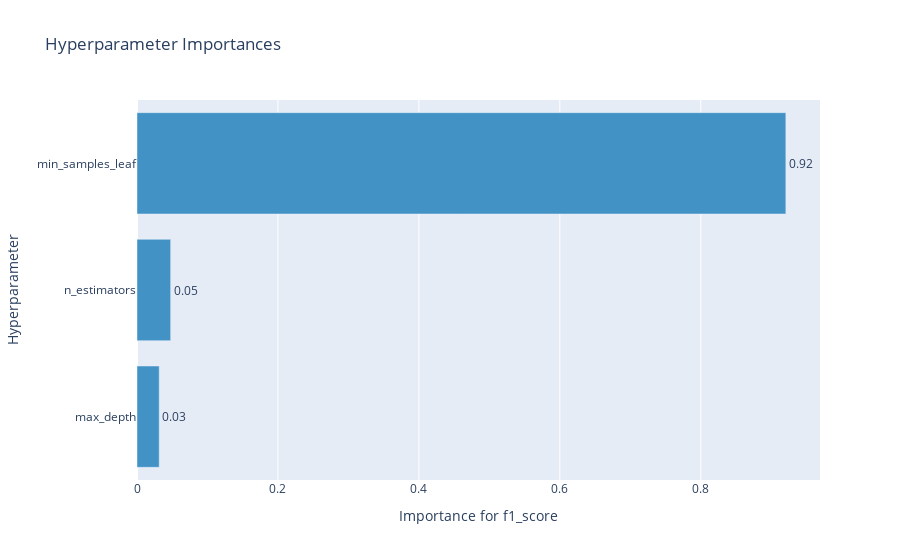

The cell this chart's notebook holds for it:
### Markdown cell above
График важности гиперпараметров - помогает понять, какие гиперпараметры вносят больший вклад в минимизацию/максимизацию метрики.

### Code cell
optuna.visualization.plot_param_importances(study, target_name="f1_score")

### Figure 1 — Plotly figure (JSON) as saved in the notebook; plotly's stock layout.template omitted (floating-point values rounded to 4 significant figures)
{"data": [{"cliponaxis": false, "hovertemplate": ["max_depth (IntUniformDistribution): 0.03150637877403285<extra></extra>", "n_estimators (IntUniformDistribution): 0.047764582986874006<extra></extra>", "min_samples_leaf (IntUniformDistribution): 0.9207290382390932<extra></extra>"], "marker": {"color": "rgb(66,146,198)"}, "orientation": "h", "text": ["0.03150637877403285", "0.047764582986874006", "0.9207290382390932"], "textposition": "outside", "texttemplate": "%{text:.2f}", "type": "bar", "x": [0.03151, 0.04776, 0.9207], "y": ["max_depth", "n_estimators", "min_samples_leaf"]}], "layout": {"showlegend": false, "title": {"text": "Hyperparameter Importances"}, "xaxis": {"title": {"text": "Importance for f1_score"}}, "yaxis": {"title": {"text": "Hyperparameter"}}}}
